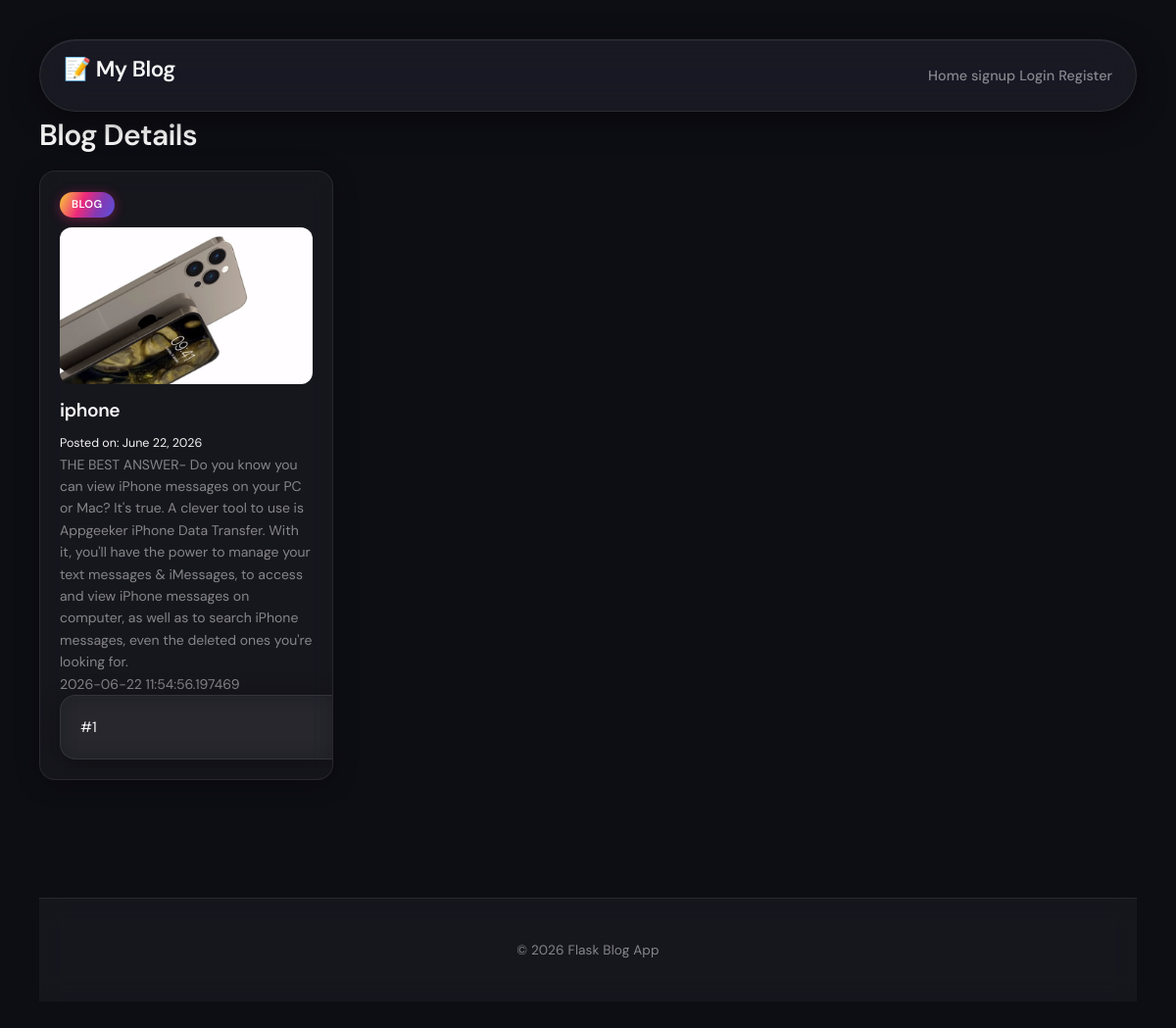
The app's page /viewblog/iphone with its own data.
### app.py (models this page shows, shortened)
class Blog(db.Model):
    _id = db.Column(db.Integer, primary_key=True)
    title = db.Column(db.String(100), unique=True, nullable=False)
    content = db.Column(db.Text, nullable=False)
    image = db.Column(db.String(200), nullable=True)
    date_posted = db.Column(db.DateTime, nullable=False, default=datetime.utcnow)
    user_id = db.Column(db.Integer, db.ForeignKey('user.id'), nullable=False)
    created_at=db.Column(db.DateTime,default=datetime.utcnow)

### app.py (the view)
@app.route('/viewblog/<title>')
def viewblog(title):
    blog = Blog.query.filter_by(title=title).first_or_404()
    return render_template("viewblog.html", blog=blog)

### templates/viewblog.html (shortened to what this page needs)
{% extends 'base.html' %}
{% block content %}
<h1>Blog Details</h1>
<div class="card">
    <div class="badge">Blog</div>
    {% if blog.image %}
        <img src="{{ url_for('static', filename='uploads/' + blog.image) }}">
    {% endif %}
    <h2>{{ blog.title }}</h2>
    <small>Posted on: {{ blog.date_posted.strftime('%B %d, %Y') }}</small>
    <p>{{ blog.content }}</p>
       <p>{{ blog.created_at }}</p>
    <div class="card">
        <span class="id">#{{ blog._id }}</span>
    </div>
</div>
{% endblock %}

### static/style.css (style rules this page uses)
:root { --ig-yellow: #f9ce34; --ig-orange: #ee2a7b; --ig-pink: #ee2a7b; --ig-magenta: #c13584; --ig-purple: #833ab4; --ig-indigo: #5851db; --bg: #0d0d14; --surface: rgba(255, 255, 255, 0.04); --surface-2: rgba(255, 255, 255, 0.08); --border: rgba(255, 255, 255, 0.08); --border-hover: rgba(238, 42, 123, 0.45); --text: #f5f5f5; --muted: rgba(245, 245, 245, 0.5); --danger: #ff375f; --success: #30d158; --info: #0a84ff; --radius: 16px; --radius-sm: 10px; --radius-pill: 100px; --space-1: 4px; --space-2: 8px; --space-3: 12px; --space-4: 16px; --space-5: 24px; --space-6: 32px; --space-7: 48px; }
.ig-gradient, .btn, .badge { background: linear-gradient( 115deg, #f9ce34 0%, #ee2a7b 40%, #833ab4 70%, #5851db 100% ); }
*, *::before, *::after { box-sizing: border-box; }
body { margin: 0; padding: 40px; font-family: 'DM Sans', -apple-system, sans-serif; font-size: 15px; line-height: 1.6; color: var(--text); background-color: var(--bg); background-image: radial-gradient(ellipse 60% 50% at 15% 0%, rgba(249, 206, 52, 0.12) transparent), radial-gradient(ellipse 55% 45% at 85% 5%, rgba(131, 58, 180, 0.18) transparent), radial-gradient(ellipse 70% 60% at 50% 100%, rgba(238, 42, 123, 0.12) transparent); min-height: 100vh; }
h1, h2, h3, h4 { font-family: 'DM Sans', sans-serif; font-weight: 600; letter-spacing: -0.02em; color: var(--text); margin: 0 0 var(--space-3); }
.card { width: 300px; background: var(--surface); backdrop-filter: blur(12px); -webkit-backdrop-filter: blur(12px); border-radius: var(--radius); padding: 20px; border: 0.5px solid var(--border); box-shadow: 0 4px 24px rgba(0, 0, 0, 0.3); overflow: hidden; transition: transform 0.3s cubic-bezier(0.34, 1.56, 0.64, 1), box-shadow 0.3s ease, border-color 0.3s ease; position: relative; }
.card::before { content: ''; position: absolute; inset: 0; border-radius: var(--radius); padding: 1px; background: linear-gradient(135deg, #f9ce34, #ee2a7b, #833ab4, #5851db); -webkit-mask: linear-gradient(#fff 0 0) content-box, linear-gradient(#fff 0 0); -webkit-mask-composite: xor; mask-composite: exclude; opacity: 0; transition: opacity 0.3s ease; pointer-events: none; }
.card img { width: 100%; height: 160px; object-fit: cover; border-radius: calc(var(--radius) - 4px); display: block; margin-bottom: var(--space-3); }
.card h2 { font-size: 1.2rem; font-weight: 600; margin: 6px 0 4px; letter-spacing: -0.02em; }
.card p { font-size: 0.875rem; color: var(--muted); line-height: 1.6; margin: 0; }
.badge { display: inline-block; font-size: 0.7rem; font-weight: 600; letter-spacing: 0.04em; text-transform: uppercase; color: #fff; padding: 4px 12px; border-radius: var(--radius-pill); margin-bottom: 10px; box-shadow: 0 2px 12px rgba(238, 42, 123, 0.4); }

### records on screen
Blog: image (picture), title "iphone", date_posted "June 22, 2026", content "THE BEST ANSWER- Do you know you can view iPhone messages on your PC or Mac? It's true. A clever tool to use is Appgeeker iPhone Data Transfer. With it, you'll have the power to manage your text messages & iMessages, to access and view iPhone messages on computer, as well as to search iPhone messages, even the deleted ones you're looking for.", created_at "2026-06-22 11:54:56.197469", _id "1"
